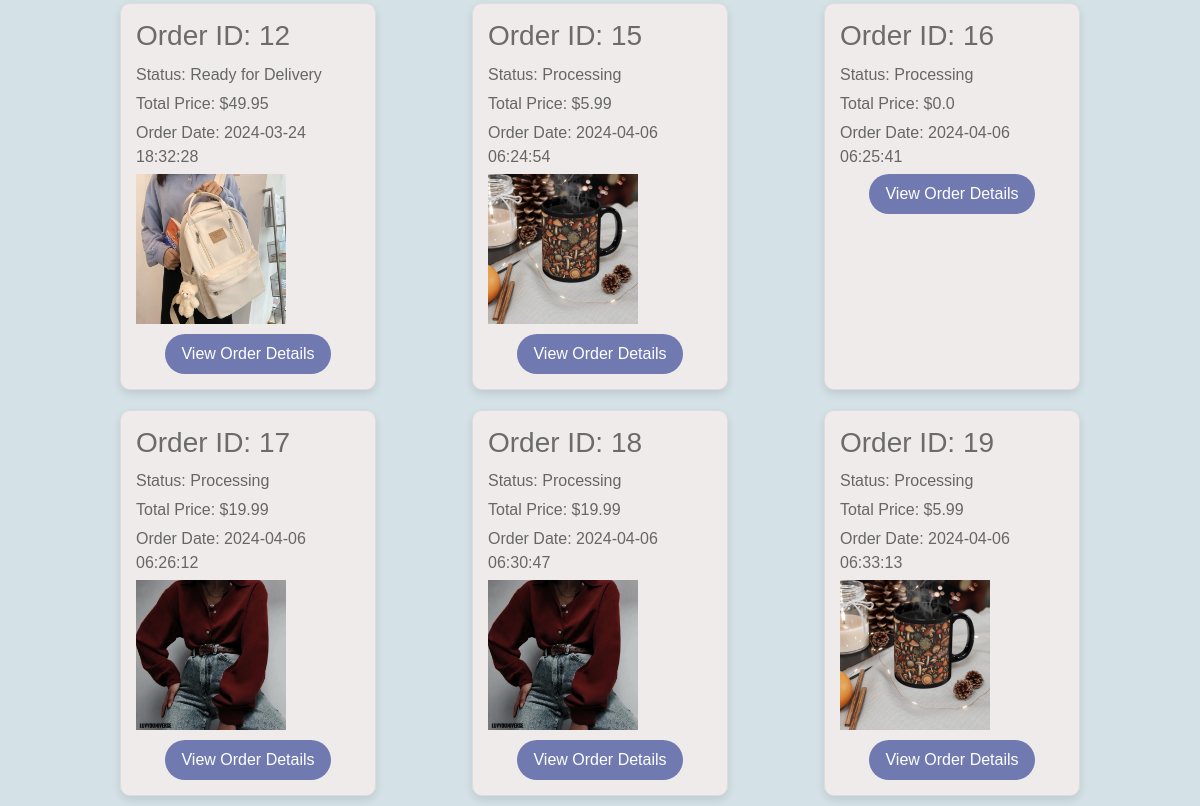
Page /track_order (signed in, lower part) on the earlier database version.
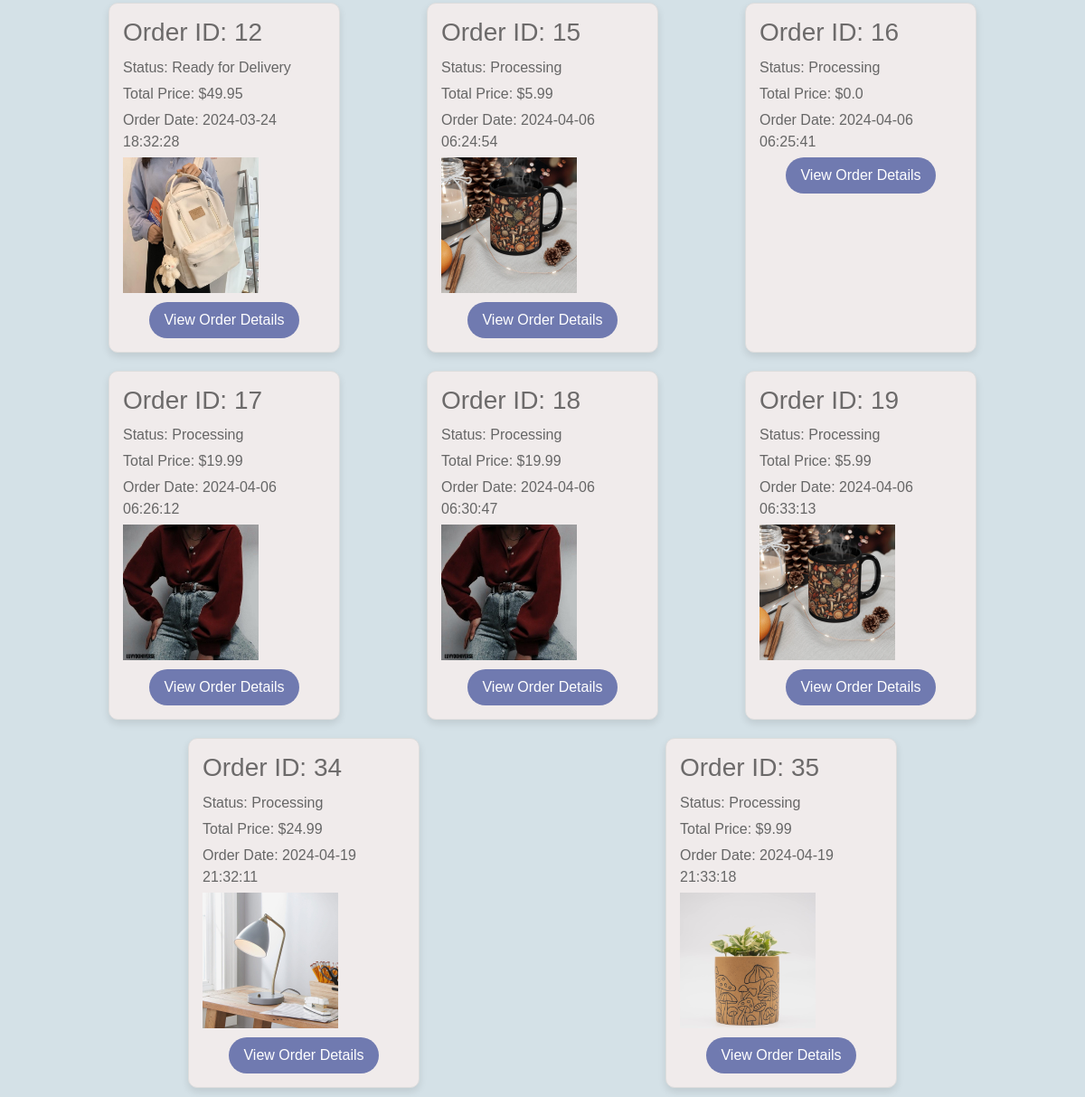
Same page on the later database version.
### app/models.py (models this page shows, shortened)
class Order(db.Model):
    __tablename__ = 'order'
    id = db.Column(db.Integer, primary_key=True)
    user_id = db.Column(db.Integer, db.ForeignKey('user.id'), nullable=False)
    phone = db.Column(db.String(20), nullable=False)
    address = db.Column(db.String(100), nullable=False)
    total_price = db.Column(db.Float, nullable=False)
    date_created = db.Column(db.DateTime, default=datetime.utcnow())
    tracking_level = db.Column(db.String(50), nullable=True)
    items = db.relationship('Items', secondary=order_items,
                            backref=db.backref('orders', lazy='dynamic'))

### app/routes.py (the view)
@app.route('/track_order')
def track_order():
    username = session.get('username')
    if username:
        user = User.query.filter_by(username=username).first()
        order_history = Order.query.filter_by(user_id=user.id).all()
        return render_template('track_order.html', username=username, order_history=order_history)
    else:
        return redirect(url_for('login'))

### app/templates/track_order.html (shortened to what this page needs)
{% extends "base.html" %}
{% block content %}
<div class="container">
    <br><h2 text-align:centre> Track Your Orders 🚚</h2>
    <div class="orders">
        {% if order_history %}
            {% for order in order_history %}
                <div class="order">
                    <h3>Order ID: {{ order.id }}</h3>
                    <p>Status: {{ order.tracking_level }}</p>
                    <p>Total Price: ${{ order.total_price | round(2) }}</p>
                    {% if order.date_created %}
                        <p>Order Date: {{ order.date_created.strftime('%Y-%m-%d %H:%M:%S') }}</p>
                    {% endif %}
                    {% if order.items %}
                        <div class="product-image">
                            <img src="{{ order.items[0].pic }}" alt="Product Image" width="150">
                        </div>
                    {% endif %}
                    <div class="order-details">
                        <a href="/order_history">View Order Details</a>
                    </div>
                </div>
            {% endfor %}
        {% else %}
            <p>No orders to track.</p>
        {% endif %}
    </div>
</div>
{% endblock %}

### app/templates/base.html (shortened to what this page needs)
<!DOCTYPE html>
<html lang="en">
<head>
    <link href="https://cdn.jsdelivr.net/npm/bootstrap@5.3.0-alpha1/dist/css/bootstrap.min.css" rel="stylesheet">
</head>
<body>
    <div class="content">
        {% block content %}{% endblock %}
    </div>
</body>
</html>

### app/templates/base.html (style rules this page uses)
body { margin: 0; font-family: Font1,Arial, sans-serif; background-color: #dfe3ee; color: #615f5f; }

### app/templates/track_order.html (style rules this page uses)
body { font-family: Arial, sans-serif; margin: 0; padding: 0; background-color: #d4e1e7; }
.container { width: 90%; margin: auto; overflow: hidden; color:#666; }
.orders { display: flex; flex-wrap: wrap; justify-content: space-around; margin-top: 20px; }
.order { width: calc(25% - 8px); background-color: #f0ebeb; border: 1px solid #ddd; border-radius: 10px; margin: 10px; padding: 15px; box-shadow: 0 4px 8px rgba(0, 0, 0, 0.1); transition: transform 0.3s ease; }
.order h3 { color: #6c6a6a; margin-bottom: 10px; }
.order p { margin: 5px 0; color: #666; }
.product-image { width: 100%; height: auto; margin-bottom: 10px; border-radius: 5px; }
.order-details { text-align: center; }
.order-details a { display: inline-block; padding: 8px 16px; background-color: #707ab0; color: #fff; text-decoration: none; border-radius: 20px; transition: background-color 0.3s; }

Differences in the rows shown:
added Order: id "34", tracking_level "Processing", total_price "24.99", date_created "2024-04-19 21:32:11", shows a picture
added Order: id "35", tracking_level "Processing", total_price "9.99", date_created "2024-04-19 21:33:18", shows a picture
